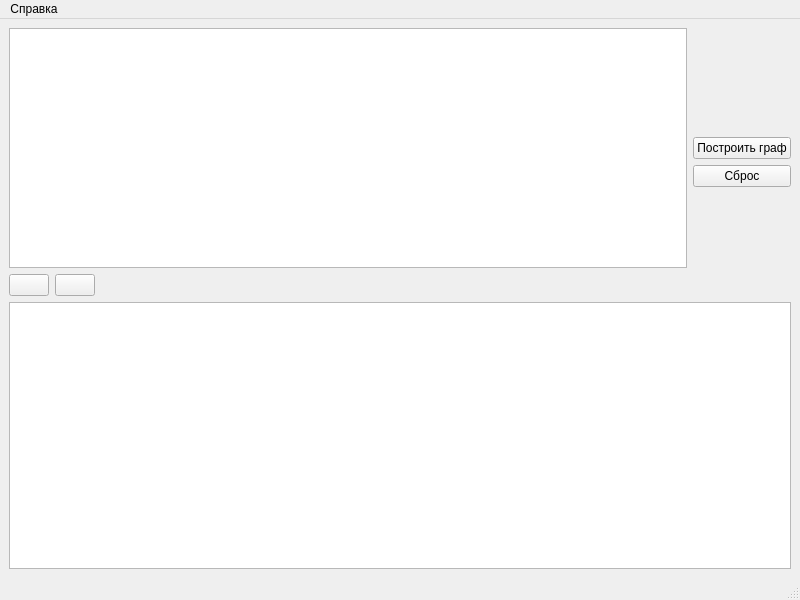
<?xml version="1.0" encoding="UTF-8"?>
<ui version="4.0">
 <class>MainWindow</class>
 <widget class="QMainWindow" name="MainWindow">
  <property name="geometry">
   <rect>
    <x>0</x>
    <y>0</y>
    <width>800</width>
    <height>600</height>
   </rect>
  </property>
  <property name="windowTitle">
   <string>MainWindow</string>
  </property>
  <widget class="QWidget" name="centralwidget">
   <layout class="QVBoxLayout" name="verticalLayout">
    <item>
     <layout class="QHBoxLayout" name="horizontalLayout_2">
      <item>
       <layout class="QVBoxLayout" name="verticalLayout_3">
        <item>
         <widget class="QTableView" name="tableView"/>
        </item>
        <item>
         <layout class="QHBoxLayout" name="horizontalLayout_3">
          <item>
           <widget class="QPushButton" name="deleteButton">
            <property name="text">
             <string/>
            </property>
            <property name="icon">
             <iconset>
              <normaloff>../PycharmProjects/diskra-cw8/assets/plus.svg</normaloff>../PycharmProjects/diskra-cw8/assets/plus.svg</iconset>
            </property>
           </widget>
          </item>
          <item>
           <widget class="QPushButton" name="addButton">
            <property name="text">
             <string/>
            </property>
            <property name="icon">
             <iconset>
              <normaloff>../PycharmProjects/diskra-cw8/assets/minus.svg</normaloff>../PycharmProjects/diskra-cw8/assets/minus.svg</iconset>
            </property>
           </widget>
          </item>
          <item>
           <spacer name="horizontalSpacer">
            <property name="orientation">
             <enum>Qt::Horizontal</enum>
            </property>
            <property name="sizeHint" stdset="0">
             <size>
              <width>40</width>
              <height>20</height>
             </size>
            </property>
           </spacer>
          </item>
         </layout>
        </item>
       </layout>
      </item>
      <item>
       <layout class="QVBoxLayout" name="verticalLayout_2">
        <item>
         <spacer name="verticalSpacer">
          <property name="orientation">
           <enum>Qt::Vertical</enum>
          </property>
          <property name="sizeHint" stdset="0">
           <size>
            <width>20</width>
            <height>40</height>
           </size>
          </property>
         </spacer>
        </item>
        <item>
         <widget class="QPushButton" name="startButton">
          <property name="text">
           <string>Построить граф</string>
          </property>
         </widget>
        </item>
        <item>
         <widget class="QPushButton" name="clearButton">
          <property name="text">
           <string>Сброс</string>
          </property>
         </widget>
        </item>
        <item>
         <spacer name="verticalSpacer_2">
          <property name="orientation">
           <enum>Qt::Vertical</enum>
          </property>
          <property name="sizeHint" stdset="0">
           <size>
            <width>20</width>
            <height>40</height>
           </size>
          </property>
         </spacer>
        </item>
       </layout>
      </item>
     </layout>
    </item>
    <item>
     <widget class="QTextBrowser" name="outputTextBrowser"/>
    </item>
    <item>
     <layout class="QHBoxLayout" name="horizontalLayout"/>
    </item>
   </layout>
  </widget>
  <widget class="QMenuBar" name="menubar">
   <property name="geometry">
    <rect>
     <x>0</x>
     <y>0</y>
     <width>800</width>
     <height>21</height>
    </rect>
   </property>
   <widget class="QMenu" name="menu">
    <property name="title">
     <string>Справка</string>
    </property>
    <addaction name="helpAction"/>
   </widget>
   <addaction name="menu"/>
  </widget>
  <widget class="QStatusBar" name="statusbar"/>
  <action name="helpAction">
   <property name="text">
    <string>Помощь</string>
   </property>
  </action>
 </widget>
 <resources/>
 <connections/>
</ui>
